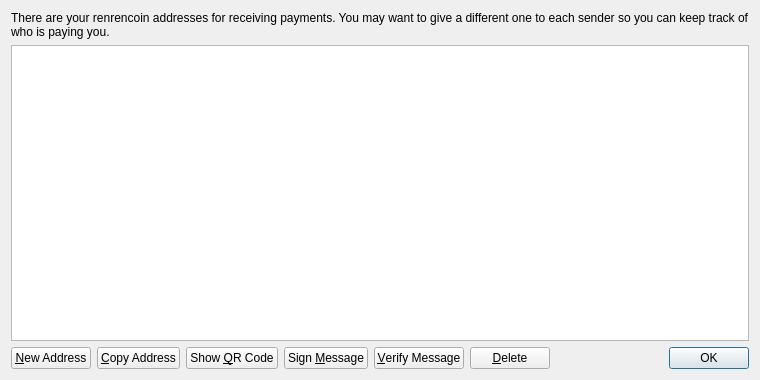
<?xml version="1.0" encoding="UTF-8"?>
<ui version="4.0">
 <class>AddressBookPage</class>
 <widget class="QWidget" name="AddressBookPage">
  <property name="geometry">
   <rect>
    <x>0</x>
    <y>0</y>
    <width>760</width>
    <height>380</height>
   </rect>
  </property>
  <property name="windowTitle">
   <string>Address Book</string>
  </property>
  <layout class="QVBoxLayout" name="verticalLayout">
   <item>
    <widget class="QLabel" name="labelExplanation">
     <property name="text">
      <string>There are your renrencoin addresses for receiving payments. You may want to give a different one to each sender so you can keep track of who is paying you.</string>
     </property>
     <property name="textFormat">
      <enum>Qt::PlainText</enum>
     </property>
     <property name="wordWrap">
      <bool>true</bool>
     </property>
    </widget>
   </item>
   <item>
    <widget class="QTableView" name="tableView">
     <property name="contextMenuPolicy">
      <enum>Qt::CustomContextMenu</enum>
     </property>
     <property name="toolTip">
      <string>Double-click to edit address or label</string>
     </property>
     <property name="tabKeyNavigation">
      <bool>false</bool>
     </property>
     <property name="alternatingRowColors">
      <bool>true</bool>
     </property>
     <property name="selectionMode">
      <enum>QAbstractItemView::SingleSelection</enum>
     </property>
     <property name="selectionBehavior">
      <enum>QAbstractItemView::SelectRows</enum>
     </property>
     <property name="sortingEnabled">
      <bool>true</bool>
     </property>
     <attribute name="verticalHeaderVisible">
      <bool>false</bool>
     </attribute>
    </widget>
   </item>
   <item>
    <layout class="QHBoxLayout" name="horizontalLayout">
     <item>
      <widget class="QPushButton" name="newAddressButton">
       <property name="toolTip">
        <string>Create a new address</string>
       </property>
       <property name="text">
        <string>&amp;New Address</string>
       </property>
       <property name="icon">
        <iconset resource="../bitcoin.qrc">
         <normaloff>:/icons/add</normaloff>:/icons/add</iconset>
       </property>
      </widget>
     </item>
     <item>
      <widget class="QPushButton" name="copyToClipboard">
       <property name="toolTip">
        <string>Copy the currently selected address to the system clipboard</string>
       </property>
       <property name="text">
        <string>&amp;Copy Address</string>
       </property>
       <property name="icon">
        <iconset resource="../bitcoin.qrc">
         <normaloff>:/icons/editcopy</normaloff>:/icons/editcopy</iconset>
       </property>
      </widget>
     </item>
     <item>
      <widget class="QPushButton" name="showQRCode">
       <property name="text">
        <string>Show &amp;QR Code</string>
       </property>
       <property name="icon">
        <iconset resource="../bitcoin.qrc">
         <normaloff>:/icons/qrcode</normaloff>:/icons/qrcode</iconset>
       </property>
      </widget>
     </item>
     <item>
      <widget class="QPushButton" name="signMessage">
       <property name="toolTip">
        <string>Sign a message to prove you own a renrencoin address</string>
       </property>
       <property name="text">
        <string>Sign &amp;Message</string>
       </property>
       <property name="icon">
        <iconset resource="../bitcoin.qrc">
         <normaloff>:/icons/edit</normaloff>:/icons/edit</iconset>
       </property>
      </widget>
     </item>
     <item>
      <widget class="QPushButton" name="verifyMessage">
       <property name="toolTip">
        <string>Verify a message to ensure it was signed with a specified renrencoin address</string>
       </property>
       <property name="text">
        <string>&amp;Verify Message</string>
       </property>
       <property name="icon">
        <iconset resource="../bitcoin.qrc">
         <normaloff>:/icons/transaction_0</normaloff>:/icons/transaction_0</iconset>
       </property>
      </widget>
     </item>
     <item>
      <widget class="QPushButton" name="deleteButton">
       <property name="toolTip">
        <string>Delete the currently selected address from the list</string>
       </property>
       <property name="text">
        <string>&amp;Delete</string>
       </property>
       <property name="icon">
        <iconset resource="../bitcoin.qrc">
         <normaloff>:/icons/remove</normaloff>:/icons/remove</iconset>
       </property>
      </widget>
     </item>
     <item>
      <spacer name="horizontalSpacer">
       <property name="orientation">
        <enum>Qt::Horizontal</enum>
       </property>
       <property name="sizeHint" stdset="0">
        <size>
         <width>40</width>
         <height>20</height>
        </size>
       </property>
      </spacer>
     </item>
     <item>
      <widget class="QDialogButtonBox" name="buttonBox">
       <property name="sizePolicy">
        <sizepolicy hsizetype="Maximum" vsizetype="Fixed">
         <horstretch>0</horstretch>
         <verstretch>0</verstretch>
        </sizepolicy>
       </property>
       <property name="standardButtons">
        <set>QDialogButtonBox::Ok</set>
       </property>
      </widget>
     </item>
    </layout>
   </item>
  </layout>
 </widget>
 <resources>
  <include location="../bitcoin.qrc"/>
 </resources>
 <connections/>
</ui>
